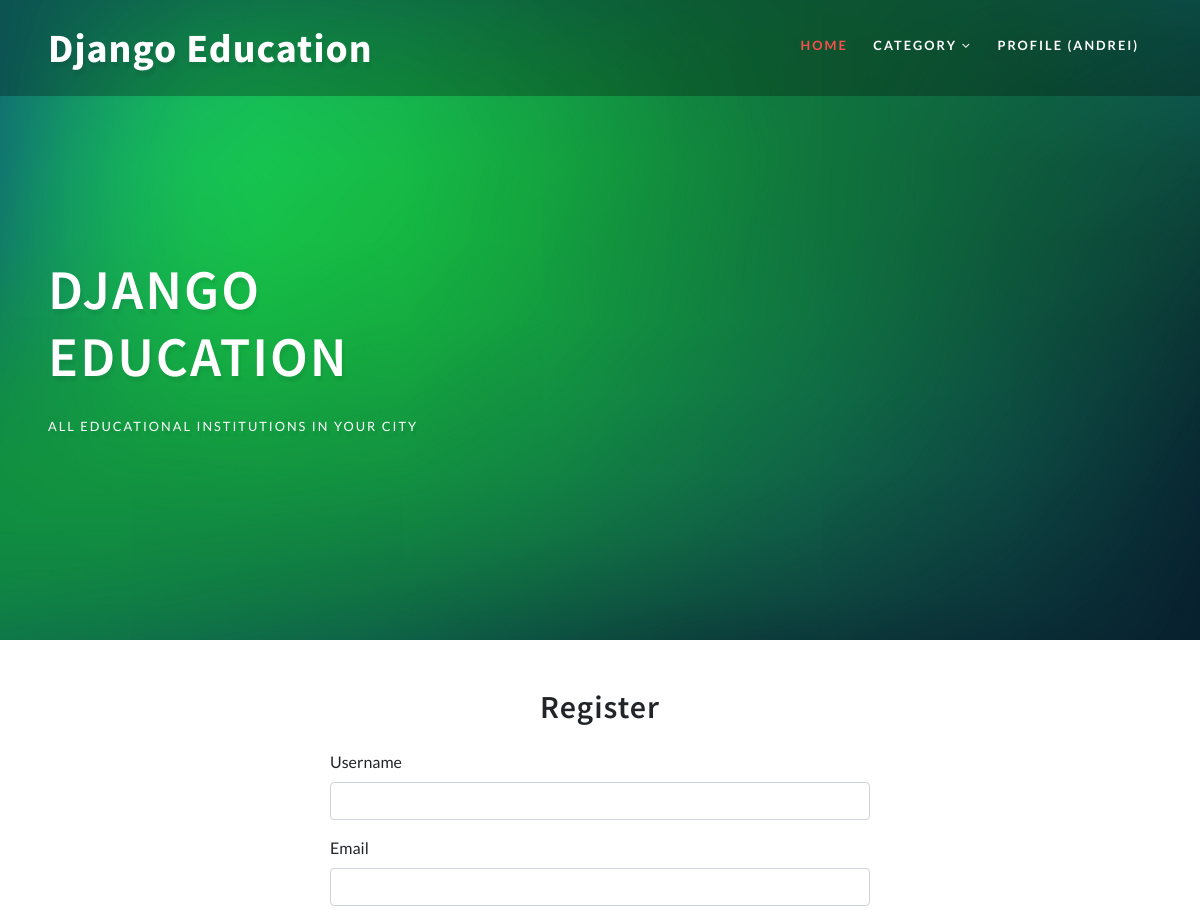
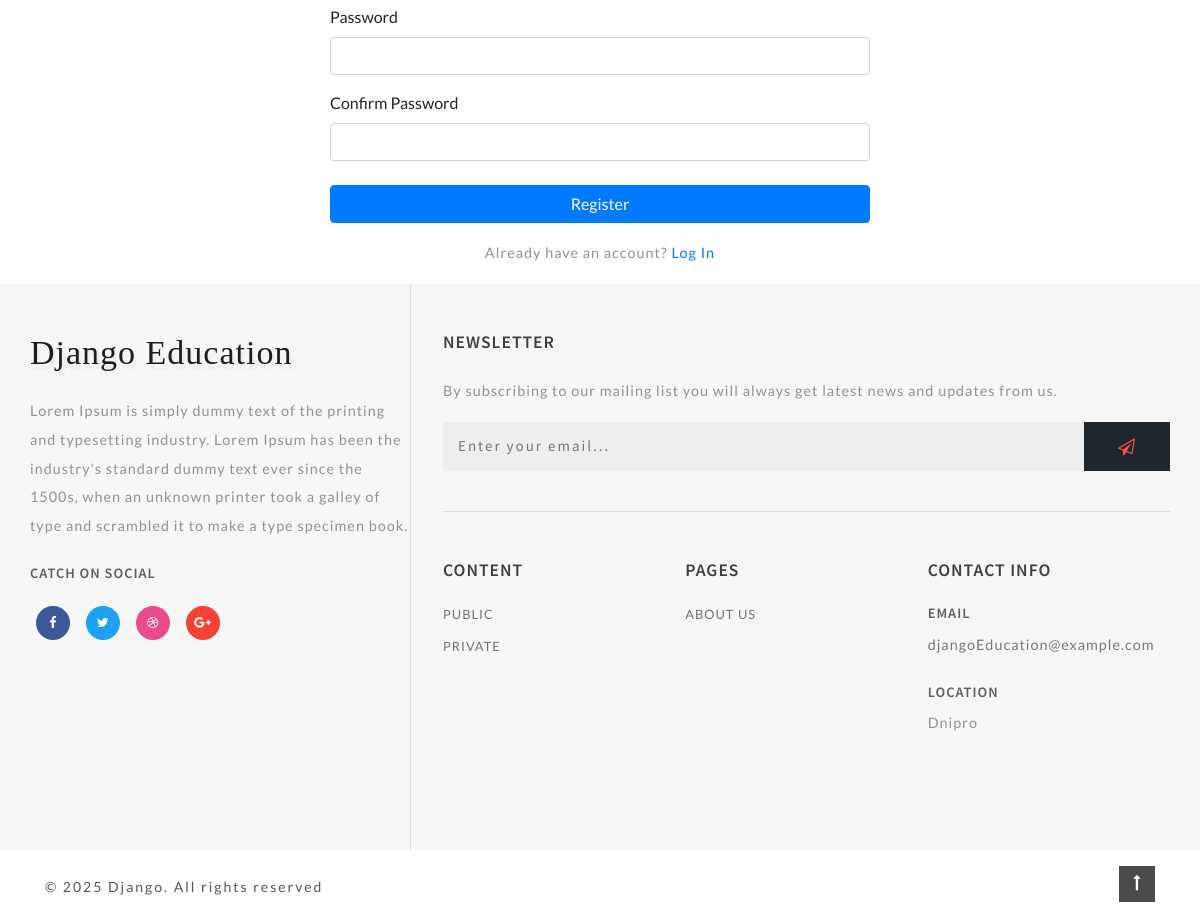
/accounts/register/ (signed in), run on the app's committed database (2 pictures, top to bottom).
### institutions/models.py (models this page shows, shortened)
class CustomUser(AbstractUser):
    email = models.EmailField(unique=True)

class Category(models.Model):
    name = models.CharField("Category", max_length=150)
    description = models.TextField("Description")
    url = models.SlugField(max_length=160, unique=True)
    class Meta:
        verbose_name = "Category"
        verbose_name_plural = "Category"

### institutions/views.py (the view)
# urls.py: path("register/", views.register, name="register"),  # Регистрация
def register(request):
    if request.method == "POST":
        form = CustomUserCreationForm(request.POST)
        if form.is_valid():
            user = form.save()  # Save the user to the database
            login(request, user)  # Automatically log in the user
            return redirect('/')  # Redirect to the homepage
    else:
        form = CustomUserCreationForm()
    return render(request, "education/register.html", {"form": form})

### institutions/forms.py
class CustomUserCreationForm(UserCreationForm):
    class Meta:
        model = CustomUser
        fields = ('username', 'email', 'password1', 'password2')

### institutions/templatetags/institution_tags.py (called while the page is built)
@register.simple_tag()
def get_categories():
    return Category.objects.all()

### templates/education/register.html (shortened to what this page needs)
{% extends 'education/base.html' %}
{% block header %}bg1{% endblock header %}
{% block content %}
<div class="container mt-5">
    <div class="row justify-content-center">
        <div class="col-md-6">
            <h2 class="text-center mb-4">Register</h2>
            <form method="post" action="{% url 'register' %}">
                <div class="form-group">
                    <label for="id_username">Username</label>
                    <input type="text" name="username" id="id_username" class="form-control" required>
                </div>
                <div class="form-group">
                    <label for="id_email">Email</label>
                    <input type="email" name="email" id="id_email" class="form-control" required>
                </div>
                <div class="form-group">
                    <label for="id_password1">Password</label>
                    <input type="password" name="password1" id="id_password1" class="form-control" required>
                </div>
                <div class="form-group">
                    <label for="id_password2">Confirm Password</label>
                    <input type="password" name="password2" id="id_password2" class="form-control" required>
                </div>
                <button type="submit" class="btn btn-primary btn-block mt-4">Register</button>
            </form>
            <p class="mt-3 text-center">
                Already have an account? <a href="{% url 'login' %}">Log In</a>
            </p>
        </div>
    </div>
</div>
{% endblock %}

### templates/include/header.html (shortened to what this page needs)
{% load institution_tags %}
            <header class="header">
                <div class="container-fluid px-lg-5">
                    <nav class="py-4">
                        <div id="logo">
                            <h1> <a href="/" class="editContent" style="outline: none; outline-offset: -2px; cursor: inherit; color: rgb(255, 255, 255); font-size: 40px; background-color: rgba(0, 0, 0, 0); font-family: 'Source Sans Pro', sans-serif;">Django Education</a></h1>
                        </div>
                        <ul class="menu mt-2">
                            <li class="active"><a href="/">Home</a></li>
                            <li>
                                <a href="#">Category <span class="fa fa-angle-down" aria-hidden="true"></span></a>
                            </li>
                            {% if user.is_authenticated %}
                                <li><a href="{% url 'profile' %}">Profile ({{ user.username }})</a></li>
                            {% else %}
                                <li><a href="{% url 'login' %}">Login</a></li>
                                <li><a href="{% url 'register' %}">Register</a></li>
                            {% endif %}
                        </ul>
                    </nav>
                </div>
            </header>
            <div class="banner-info">
                <h3 class="mb-4 editContent">Django Education</h3>
                <p class="editContent" >All Educational Institutions in your city</p>
            </div>

### templates/include/footer.html
 {% load institution_tags %}
        <footer class="editContent">
            <div class="container">
                <div class="row footer-top">
                    <div class="col-lg-4 footer-grid_section_w3layouts">
                        <h2 class="logo-2 mb-lg-4 mb-3">
                            <a href="index.html" class="editContent">
                                <span class="fa" aria-hidden="true" >
                                    Django Education
                                </span>
                            </a>
                        </h2>
                        <p class="editContent" >
                            Lorem Ipsum is simply dummy text of the printing and typesetting industry.
                            Lorem Ipsum has been the industry's standard dummy text ever since the 1500s,
                            when an unknown printer took a galley of type and scrambled it to make a type specimen book.
                        </p>
                        <h4 class="sub-con-fo ad-info my-4 editContent" >Catch on Social</h4>
                        <ul class="w3layouts_social_list media-soc list-unstyled">
                            <li>
                                <a href="#" class="w3pvt_facebook editContent" >
                                    <span class="fa fa-facebook-f" ></span>
                                </a>
                            </li>
                            <li>
                                <a href="#" class="w3pvt_twitter editContent" >
                                    <span class="fa fa-twitter" ></span>
                                </a>
                            </li>
                            <li>
                                <a href="#" class="w3pvt_dribble editContent" >
                                    <span class="fa fa-dribbble" ></span>
                                </a>
                            </li>
                            <li>
                                <a href="#" class="w3pvt_google editContent" >
                                    <span class="fa fa-google-plus" ></span>
                                </a>
                            </li>
                        </ul>
                    </div>
                    <div class="col-lg-8 footer-right">
                        <div class="w3layouts-news-letter">
                            <h3 class="footer-title text-uppercase editContent mb-lg-4 mb-3" >Newsletter</h3>
                            <p class="editContent" >By subscribing to our mailing list you will always get latest news and updates from us.</p>
                            <form action="#" method="post" class="w3layouts-newsletter">
                                <input type="email" name="Email" class="editContent" placeholder="Enter your email..." required="" >
                                <button class="btn1 btn" ><span class="fa fa-paper-plane-o" aria-hidden="true" ></span></button>
                            </form>
                        </div>
                        <div class="row mt-lg-4 bottom-w3layouts-sec-nav mx-0">
                            <div class="col-md-4 footer-grid_section_w3layouts">
                                <h3 class="footer-title text-uppercase editContent mb-lg-4 mb-3" >Content</h3>
                                <ul class="list-unstyled w3layouts-icons">
                                   {% get_categories as categories %}
                                    {% for category in categories %}
                                        <li><a href="/">{{ category.name }}</a></li>
                                    {% endfor %}
                                </ul>
                            </div>
                            <div class="col-md-4 footer-grid_section_w3layouts">
                                <div class="agileinfo_social_icons">
                                    <h3 class="footer-title text-uppercase editContent mb-lg-4 mb-3" >Pages</h3>
                                    <ul class="list-unstyled w3layouts-icons">
                                        <li>
                                            <a href="#" class="editContent" >About Us</a>
                                        </li>
                                    </ul>
                                </div>
                            </div>
                            <div class="col-md-4 footer-grid_section_w3layouts my-md-0 my-5">
                                <h3 class="footer-title text-uppercase text-wh mb-lg-4 mb-3 editContent" >Contact Info</h3>
                                <div class="contact-info">
                                    <div class="footer-address-inf my-4">
                                        <h4 class="ad-info mb-2 editContent" >Email </h4>
                                        <p class="editContent" ><a href="mailto:info@example.com">djangoEducation@example.com</a></p>
                                    </div>
                                    <div class="footer-address-inf">
                                        <h4 class="ad-info mb-2 editContent" >Location</h4>
                                        <p class="editContent" >Dnipro</p>
                                    </div>
                                </div>
                            </div>
                        </div>
                    </div>
                </div>
            </div>
        </footer>
        <div class="cpy-right py-3">
            <div class="container">
                <div class="row">
                    <p class="col-md-10 text-left">© 2025 Django. All rights reserved
                    </p>
                    <a href="#home" class="move-top text-right col-md-2"><span class="fa fa-long-arrow-up" aria-hidden="true" ></span></a>
                </div>
            </div>
        </div>

### static/css/style.css (style rules this page uses)
html, body { margin: 0; font-size: 100%; background: #fff; font-family: 'Lato', sans-serif; scroll-behavior: smooth; }
body a { text-decoration: none; transition: 0.5s all; -webkit-transition: 0.5s all; -moz-transition: 0.5s all; -o-transition: 0.5s all; -ms-transition: 0.5s all; }
input[type="button"], input[type="submit"], input[type="text"], input[type="email"], input[type="search"] { transition: 0.5s all; -webkit-transition: 0.5s all; -moz-transition: 0.5s all; -o-transition: 0.5s all; -ms-transition: 0.5s all; font-family: 'Source Sans Pro', sans-serif; }
h1, h2, h3, h4, h5, h6 { margin: 0; letter-spacing: 1px; font-weight: 600; font-family: 'Source Sans Pro', sans-serif; }
p { font-size: 0.9em; color: #8c9398; line-height: 2em; letter-spacing: 1px; }
ul { margin: 0; padding: 0; }
header { position: absolute; z-index: 9; width: 100%; background-color: #00000045; }
nav { margin: 0; padding: 0; }
#logo a { float: left; display: initial; margin: 0; letter-spacing: 1px; color: #fff; font-size: 1em; font-weight: 700; text-shadow: 2px 5px 3px rgba(0, 0, 0, 0.06); font-family: 'Source Sans Pro', sans-serif; }
nav:after { content: ""; display: table; clear: both; }
nav ul { float: right; padding: 0; margin: 0; list-style: none; position: relative; }
nav ul li { display: inline-block; float: left; }
.menu li a { font-weight: 700; font-size: 0.8em; letter-spacing: 2px; padding-left: 0; padding-right: 0; padding: 10px 0; margin: 0px 1em; color: #fff; text-transform: uppercase; -webkit-transition: 0.5s all ease; -moz-transition: 0.5s all ease; -o-transition: 0.5s all ease; -ms-transition: 0.5s all ease; }
.menu li.active a { color: #ff4c4c !important; }
li > a:only-child:after { content: ''; }
.banner-info { padding: 16em 0 0em 3em; width: 32%; }
.banner-info h3 { font-size: 3.5em; letter-spacing: 2px; color: #fff; text-transform: uppercase; text-shadow: 2px 5px 3px rgba(0, 0, 0, 0.06); }
.banner-info p { color: #fff; font-size: 0.8em; letter-spacing: 2px; font-weight: 400; text-transform: uppercase; margin: 0; text-shadow: 2px 5px 3px rgba(0, 0, 0, 0.06); }
footer { background: #f7f7f7; }
h3.footer-title { font-size: 1.1em; font-weight: 600; letter-spacing: 1px; color: #3d3f44; }
footer p { font-size: 0.9em; }
form.w3layouts-newsletter { display: flex; margin-bottom: 2.5em; }
.bottom-w3layouts-sec-nav { border-top: 1px solid #ddd; }
.w3layouts-newsletter input[type="email"] { padding: 0.6em 1em; font-size: 15px; color: #000; outline: none; letter-spacing: 2px; border: none; border: none; flex-basis: 100%; background: #efeeee; }
.w3layouts-newsletter button.btn1 { color: #ff4c4c; font-size: 17px; letter-spacing: 1px; padding: 14px 0; border: transparent; text-transform: uppercase; -webkit-transition: 0.5s all; -moz-transition: 0.5s all; transition: 0.5s all; background: #1e272e; font-weight: 600; cursor: pointer; border-radius: 0; padding: 0.7em 2em; }
h2.logo-2 a { font-weight: 700; font-size: 34px; color: #1c1d21; text-shadow: 2px 5px 3px rgba(0, 0, 0, 0.06); letter-spacing: 1px; }
.w3layouts_social_list li { display: inline-block; }
.w3layouts_social_list li a { width: 34px; height: 34px; text-align: center; display: inline-block; font-size: 13px; border-radius: 50%; margin: 0 0.5em; }
.w3layouts_social_list li a span { color: #fff; line-height: 34px; }
a.w3pvt_facebook { background: #3b5998; }
a.w3pvt_twitter { background: #1da1f2; }
a.w3pvt_dribble { background: #ea4c89; }
a.w3pvt_google { background: #F44336; }
.contact-info h4, h4.sub-con-fo { font-size: 0.9em; letter-spacing: 1px; color: #5e5e61; font-weight: 600; text-transform: uppercase; }
.footer-grid_section_w3layouts li a { color: #727377; font-size: 0.8em; letter-spacing: 1px; display: block; margin: 1em 0; }
ul.w3layouts_social_list.media-soc li a { display: inline-block; margin: 0em 0.5em; }
ul.w3layouts-icons li a { text-transform: uppercase; }
.footer-right { border-left: 1px solid #ddd; padding: 3em 0em 3em 2em; }
.footer-grid_section_w3layouts { padding: 3em 0; }
.contact-info a { color: #777; }
.cpy-right { display: flex; }
.cpy-right p { letter-spacing: 2px; font-size: 14px; margin-bottom: 0; margin-top: 0.5em; color: #555; }
a.move-top span { color: #fff; width: 36px; height: 36px; text-align: center; border: none; line-height: 2em; background: #4a4b4c; }
@media (max-width:1366px) { .banner-info { padding: 16em 0 0em 3em; width: 38%; } }

### data on the page
CustomUser: username "ANDREI"
Category: name "PUBLIC"
Category: name "PRIVATE"
